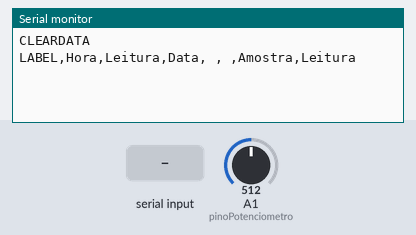
Bench run of a sketch on a simulated Arduino Uno, built with avr-gcc and run on an emulated ATmega328P. Shown: the last lines printed to the serial monitor. The inputs (shaded band) are chosen by the test bench; at power-on: A1 (pinoPotenciometro) = 512.

Above: at 1.2 s.
1.3 s: "1" received over Serial
At 1.7 s:
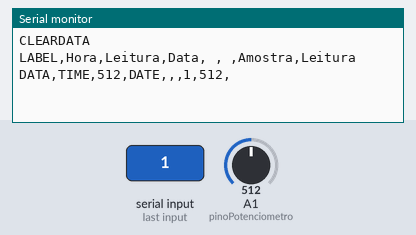
4.3 s: A1 (pinoPotenciometro) set to 716
At 5.7 s:
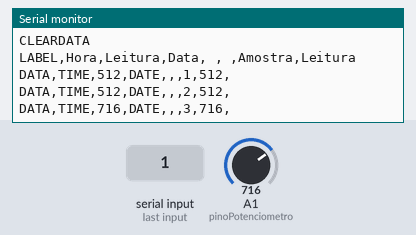
5.8 s: A1 (pinoPotenciometro) set to 900
At 8.7 s:
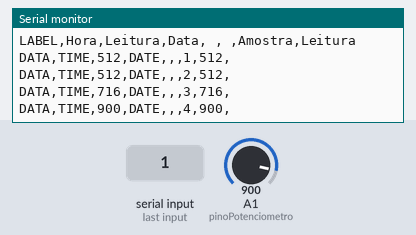
Timing chart, 0 to 10.2 s (numbered marks = the images above; inputs shaded):
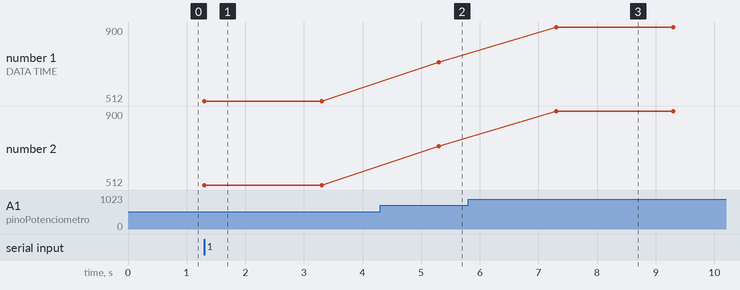

The sketch:

Gerar_Tabela.ino
```cpp
float pinoPotenciometro = 1;    //  variavel que define a porta do potenciometro.
int LABEL = 1;
int valor = 0;   // variavel que guarda o valor lido do potenciometro
int amostra = 0;
int T_amostragem = 2000; // período de amostragem = 1 segundo
void setup(){
Serial.begin(9600);                     //  inicialização da comunicação serial
Serial.println("CLEARDATA");            // Reset da comunicação serial
Serial.println("LABEL,Hora,Leitura,Data, , ,Amostra,Leitura");   // Nomeia as colunas
}

void loop(){
 if (Serial.available()){
  valor = analogRead(pinoPotenciometro);   // faz a leitura do potenciometro e guarda o valor em val.
  amostra++; // incrementa a linha do excel para que a leitura pule de linha em linha
  // Coluna 1
  Serial.print("DATA,TIME,"); //inicia a impressão de dados, sempre iniciando
  // Coluna 2
  Serial.print(valor);
  Serial.print(",");
  // Coluna 3
  Serial.print("DATE");
  Serial.print(",");
  // Coluna 4
  Serial.print(",");
  // Coluna 5
  Serial.print(",");
  // Coluna 6
  Serial.print(amostra);
  Serial.print(",");
  // Coluna 7
  Serial.print(valor);
  Serial.println(",");

//  if (amostra > 10000) //laço para limitar a quantidade de dados
//    {
//    amostra = 0;
//    Serial.println("ROW,SET,2"); // alimentação das linhas com os dados sempre iniciando
//    }
  delay(T_amostragem);  // espera 200 milisegundos

 }
}
```

Measured:
- after the input at 1.3 s, the serial monitor: prints a new line at once (image 1)
- after the input at 4.3 s, the serial monitor: prints a new line after 1.0 s (image 2)
- after the input at 5.8 s, the serial monitor: prints a new line after 1.5 s (image 3)
- plotted number 1: 512 → 716 after the input at 4.3 s, 716 → 900 after the input at 5.8 s
- plotted number 2: 512 → 716 after the input at 4.3 s, 716 → 900 after the input at 5.8 s
